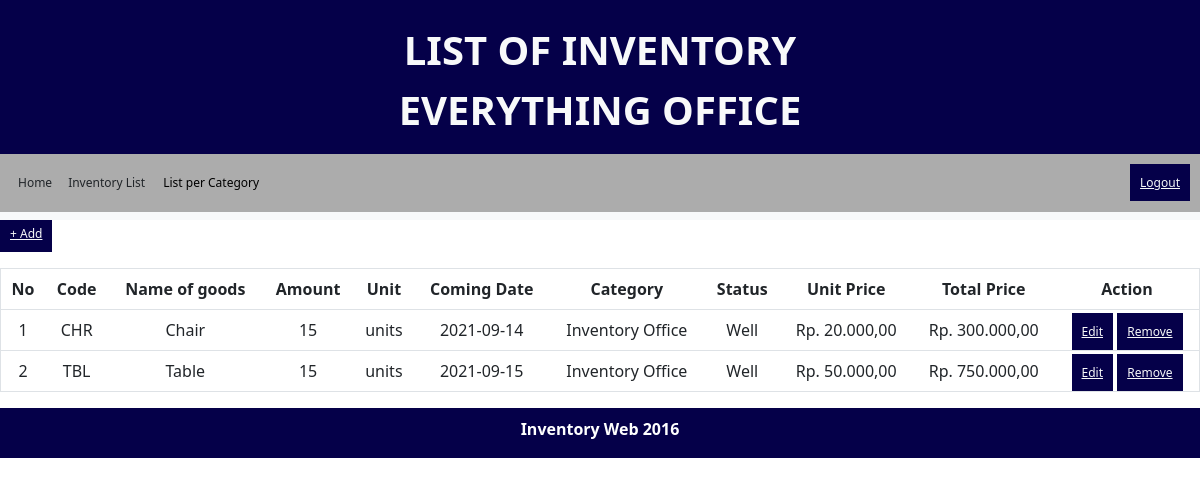
Page /inventarisatk.php on the committed database.
### tables this page shows
CREATE TABLE `inventaris` (
  `item_id` varchar(10) NOT NULL,
  `item_name` varchar(30) DEFAULT NULL,
  `amount` int(11) DEFAULT NULL,
  `unit` varchar(15) DEFAULT NULL,
  `arrival_date` date DEFAULT NULL,
  `category` varchar(20) DEFAULT NULL,
  `item_status` varchar(20) DEFAULT NULL,
  `price` int(20) DEFAULT NULL
);

### functions.php (called while the page is built, shortened)
<?php
	$koneksi = mysqli_connect("localhost", "root", "", "responsi");
	function query($query) {
		global $koneksi;
		$result = mysqli_query($koneksi, $query);
		$rows = [];
		while( $row = mysqli_fetch_assoc($result) ) {
			$rows[] = $row;
		}
		return $rows;
	}
?>

### inventarisatk.php (the view, shortened to what this page needs)
<?php
require 'functions.php';
$inventaris = query("SELECT * FROM inventaris WHERE category='Inventory Office'");
?>
<!DOCTYPE html>
<html lang="en">
<head>
    <link href="https://cdn.jsdelivr.net/npm/bootstrap@5.1.3/dist/css/bootstrap.min.css" rel="stylesheet">
	<link rel="stylesheet" href="https://stackpath.bootstrapcdn.com/font-awesome/4.7.0/css/font-awesome.min.css">
	<link rel="stylesheet" type="text/css" href="css/style.css">
</head>
<body>
<nav class="topnav navbar-dark bg-blue">
  <p class="judul text-light">
    LIST OF INVENTORY<br>
    EVERYTHING OFFICE
  </p>
</nav>
<nav class="navbar navbar-expand-lg navbar-light bg-light">
  <div class="collapse navbar-collapse nav-link" id="navbarNavDropdown">
    <ul class="navbar-nav">
      <li class="nav-item active">
        <a class="nav-link text-dark" href="home.php">Home</a>
      </li>
      <li class="nav-item">
        <a class="nav-link text-dark" href="inventaris.php">Inventory List</a>
      </li>
      <li class="dropdown">
        <button class="dropbtn">List per Category</button>
      </li>
    </ul>
    <ul class="navbar-nav ms-auto">
      <li class="nav-item">
        <a class="nav-blue text-light" href="logout.php">Logout</a>
      </li>
    </ul>
  </div>
</nav>
<div class="body">
    <ul class="navbar-nav ms-auto">
      <li class="nav-item">
        <a class="nav-blue text-light" href="tambah.php">+ Add</a><br><br>
      </li>
    </ul>
    <table class="table" border="1" cellpadding="10" cellspacing="0">
        <tr>
        <th>No</th>
            <th>Code</th>
            <th>Name of goods</th>
            <th>Amount</th>
            <th>Unit</th>
            <th>Coming Date</th>
            <th>Category</th>
            <th>Status</th>
            <th>Unit Price</th>
            <th>Total Price</th>
            <th>Action</th>
        </tr>
        <?php $i = 1; ?>
	    <?php foreach ($inventaris as $inv) : ?>
        <tr>
            <td><?= $i ?></td>
            <td><?= $inv["item_id"]; ?></td>
            <td><?= $inv["item_name"]; ?></td>
            <td><?= $inv["amount"]; ?></td>
			<td><?= $inv["unit"]; ?></td>
    		<td><?= $inv["arrival_date"]; ?></td>
	    	<td><?= $inv["category"]; ?></td>
		    <td><?= $inv["item_status"]; ?></td>
        <?php $num=$inv["price"]; ?>
            <?php $numformat = number_format($num,2,",","."); ?>
			      <td>Rp. <?php echo $numformat; ?></td>
            <td>Rp. <?php $total=$inv["price"]*$inv["amount"]; $totalFormat = number_format($total,2,",","."); echo $totalFormat; ?></td>
	  		<td>
		    	<a class="nav-blue text-light" href="edit.php?item_id=<?= $inv["item_id"]; ?>">Edit</a>
				<a class="nav-blue text-light" href="hapus.php?item_id=<?= $inv["item_id"]; ?>" onclick="return confirm('Are You Sure?');">Remove</a>
		    </td>
		</tr>
		<?php $i++; ?>
    	<?php endforeach; ?>
    </table>
</div>
<div class="footer bg-blue">
		<p>Inventory Web 2016</p>
	</div>
</body>
</html>

### css/style.css (style rules this page uses)
.nav-link { background-color: #acacac; padding: 10px; font-size: 12px; border: none; }
.collapse { margin-top: -10px; }
.nav-blue { background-color: #050049; padding: 10px; font-size: 12px; border: none; }
.dropbtn { background-color: #acacac; color: rgb(0, 0, 0); padding: 10px; font-size: 12px; border: none; }
.dropdown { position: relative; display: inline-block; }
.bg-blue { background-color: #050049 }
nav.topnav { text-align: center; font-size:40px; margin-bottom:-20px; padding: 20px; }
p.judul { font-weight: bold; }
div.footer { text-align: center; font-weight: bold; color: #fff; padding-top: 9px; padding-bottom: 1px; }
th { text-align: center; }
td { text-align: center; }

### rows in the picture
inventaris: item_id "CHR", item_name "Chair", amount "15", unit "units", arrival_date "2021-09-14", category "Inventory Office", item_status "Well", price "20.000,00", totalFormat "300.000,00"
inventaris: item_id "TBL", item_name "Table", amount "15", unit "units", arrival_date "2021-09-15", category "Inventory Office", item_status "Well", price "50.000,00", totalFormat "750.000,00"
